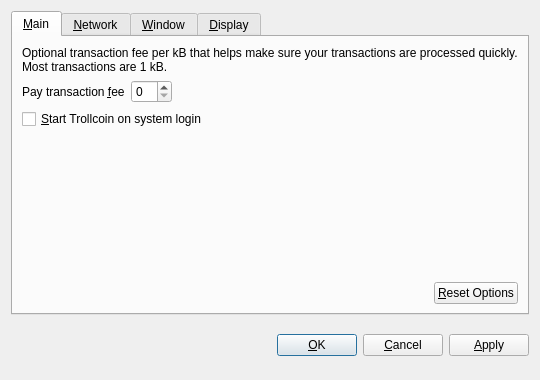
<?xml version="1.0" encoding="UTF-8"?>
<ui version="4.0">
 <class>OptionsDialog</class>
 <widget class="QDialog" name="OptionsDialog">
  <property name="geometry">
   <rect>
    <x>0</x>
    <y>0</y>
    <width>540</width>
    <height>380</height>
   </rect>
  </property>
  <property name="windowTitle">
   <string>Options</string>
  </property>
  <property name="modal">
   <bool>true</bool>
  </property>
  <layout class="QVBoxLayout" name="verticalLayout">
   <item>
    <widget class="QTabWidget" name="tabWidget">
     <property name="tabPosition">
      <enum>QTabWidget::North</enum>
     </property>
     <property name="currentIndex">
      <number>0</number>
     </property>
     <widget class="QWidget" name="tabMain">
      <attribute name="title">
       <string>&amp;Main</string>
      </attribute>
      <layout class="QVBoxLayout" name="verticalLayout_Main">
       <item>
        <widget class="QLabel" name="transactionFeeInfoLabel">
         <property name="text">
          <string>Optional transaction fee per kB that helps make sure your transactions are processed quickly. Most transactions are 1 kB.</string>
         </property>
         <property name="textFormat">
          <enum>Qt::PlainText</enum>
         </property>
         <property name="wordWrap">
          <bool>true</bool>
         </property>
        </widget>
       </item>
       <item>
        <layout class="QHBoxLayout" name="horizontalLayout_1_Main">
         <item>
          <widget class="QLabel" name="transactionFeeLabel">
           <property name="text">
            <string>Pay transaction &amp;fee</string>
           </property>
           <property name="textFormat">
            <enum>Qt::PlainText</enum>
           </property>
           <property name="buddy">
            <cstring>transactionFee</cstring>
           </property>
          </widget>
         </item>
         <item>
          <widget class="BitcoinAmountField" name="transactionFee"/>
         </item>
         <item>
          <spacer name="horizontalSpacer_1_Main">
           <property name="orientation">
            <enum>Qt::Horizontal</enum>
           </property>
           <property name="sizeHint" stdset="0">
            <size>
             <width>40</width>
             <height>20</height>
            </size>
           </property>
          </spacer>
         </item>
        </layout>
       </item>
       <item>
        <widget class="QCheckBox" name="bitcoinAtStartup">
         <property name="toolTip">
          <string>Automatically start Trollcoin after logging in to the system.</string>
         </property>
         <property name="text">
          <string>&amp;Start Trollcoin on system login</string>
         </property>
        </widget>
       </item>
       <item>
        <spacer name="verticalSpacer_Main">
         <property name="orientation">
          <enum>Qt::Vertical</enum>
         </property>
         <property name="sizeHint" stdset="0">
          <size>
           <width>20</width>
           <height>40</height>
          </size>
         </property>
        </spacer>
       </item>
       <item>
        <layout class="QHBoxLayout" name="horizontalLayout_2_Main">
         <item>
          <spacer name="horizontalSpacer_2_Main">
           <property name="orientation">
            <enum>Qt::Horizontal</enum>
           </property>
           <property name="sizeHint" stdset="0">
            <size>
             <width>40</width>
             <height>20</height>
            </size>
           </property>
          </spacer>
         </item>
         <item>
          <widget class="QPushButton" name="resetButton">
           <property name="toolTip">
            <string>Reset all client options to default.</string>
           </property>
           <property name="text">
            <string>&amp;Reset Options</string>
           </property>
           <property name="autoDefault">
            <bool>false</bool>
           </property>
          </widget>
         </item>
        </layout>
       </item>
      </layout>
     </widget>
     <widget class="QWidget" name="tabNetwork">
      <attribute name="title">
       <string>&amp;Network</string>
      </attribute>
      <layout class="QVBoxLayout" name="verticalLayout_Network">
       <item>
        <widget class="QCheckBox" name="mapPortUpnp">
         <property name="toolTip">
          <string>Automatically open the Trollcoin client port on the router. This only works when your router supports UPnP and it is enabled.</string>
         </property>
         <property name="text">
          <string>Map port using &amp;UPnP</string>
         </property>
        </widget>
       </item>
       <item>
        <widget class="QCheckBox" name="connectSocks">
         <property name="toolTip">
          <string>Connect to the Trollcoin network through a SOCKS proxy (e.g. when connecting through Tor).</string>
         </property>
         <property name="text">
          <string>&amp;Connect through SOCKS proxy:</string>
         </property>
        </widget>
       </item>
       <item>
        <layout class="QHBoxLayout" name="horizontalLayout_Network">
         <item>
          <widget class="QLabel" name="proxyIpLabel">
           <property name="text">
            <string>Proxy &amp;IP:</string>
           </property>
           <property name="textFormat">
            <enum>Qt::PlainText</enum>
           </property>
           <property name="buddy">
            <cstring>proxyIp</cstring>
           </property>
          </widget>
         </item>
         <item>
          <widget class="QValidatedLineEdit" name="proxyIp">
           <property name="maximumSize">
            <size>
             <width>140</width>
             <height>16777215</height>
            </size>
           </property>
           <property name="toolTip">
            <string>IP address of the proxy (e.g. 127.0.0.1)</string>
           </property>
          </widget>
         </item>
         <item>
          <widget class="QLabel" name="proxyPortLabel">
           <property name="text">
            <string>&amp;Port:</string>
           </property>
           <property name="textFormat">
            <enum>Qt::PlainText</enum>
           </property>
           <property name="buddy">
            <cstring>proxyPort</cstring>
           </property>
          </widget>
         </item>
         <item>
          <widget class="QLineEdit" name="proxyPort">
           <property name="maximumSize">
            <size>
             <width>55</width>
             <height>16777215</height>
            </size>
           </property>
           <property name="toolTip">
            <string>Port of the proxy (e.g. 9050)</string>
           </property>
          </widget>
         </item>
         <item>
          <widget class="QLabel" name="socksVersionLabel">
           <property name="text">
            <string>SOCKS &amp;Version:</string>
           </property>
           <property name="textFormat">
            <enum>Qt::PlainText</enum>
           </property>
           <property name="buddy">
            <cstring>socksVersion</cstring>
           </property>
          </widget>
         </item>
         <item>
          <widget class="QValueComboBox" name="socksVersion">
           <property name="toolTip">
            <string>SOCKS version of the proxy (e.g. 5)</string>
           </property>
          </widget>
         </item>
         <item>
          <spacer name="horizontalSpacer_Network">
           <property name="orientation">
            <enum>Qt::Horizontal</enum>
           </property>
           <property name="sizeHint" stdset="0">
            <size>
             <width>40</width>
             <height>20</height>
            </size>
           </property>
          </spacer>
         </item>
        </layout>
       </item>
       <item>
        <spacer name="verticalSpacer_Network">
         <property name="orientation">
          <enum>Qt::Vertical</enum>
         </property>
         <property name="sizeHint" stdset="0">
          <size>
           <width>20</width>
           <height>40</height>
          </size>
         </property>
        </spacer>
       </item>
      </layout>
     </widget>
     <widget class="QWidget" name="tabWindow">
      <attribute name="title">
       <string>&amp;Window</string>
      </attribute>
      <layout class="QVBoxLayout" name="verticalLayout_Window">
       <item>
        <widget class="QCheckBox" name="minimizeToTray">
         <property name="toolTip">
          <string>Show only a tray icon after minimizing the window.</string>
         </property>
         <property name="text">
          <string>&amp;Minimize to the tray instead of the taskbar</string>
         </property>
        </widget>
       </item>
       <item>
        <widget class="QCheckBox" name="minimizeOnClose">
         <property name="toolTip">
          <string>Minimize instead of exit the application when the window is closed. When this option is enabled, the application will be closed only after selecting Quit in the menu.</string>
         </property>
         <property name="text">
          <string>M&amp;inimize on close</string>
         </property>
        </widget>
       </item>
       <item>
        <spacer name="verticalSpacer_Window">
         <property name="orientation">
          <enum>Qt::Vertical</enum>
         </property>
         <property name="sizeHint" stdset="0">
          <size>
           <width>20</width>
           <height>40</height>
          </size>
         </property>
        </spacer>
       </item>
      </layout>
     </widget>
     <widget class="QWidget" name="tabDisplay">
      <attribute name="title">
       <string>&amp;Display</string>
      </attribute>
      <layout class="QVBoxLayout" name="verticalLayout_Display">
       <item>
        <layout class="QHBoxLayout" name="horizontalLayout_1_Display">
         <item>
          <widget class="QLabel" name="langLabel">
           <property name="text">
            <string>User Interface &amp;language:</string>
           </property>
           <property name="textFormat">
            <enum>Qt::PlainText</enum>
           </property>
           <property name="buddy">
            <cstring>lang</cstring>
           </property>
          </widget>
         </item>
         <item>
          <widget class="QValueComboBox" name="lang">
           <property name="toolTip">
            <string>The user interface language can be set here. This setting will take effect after restarting Trollcoin.</string>
           </property>
          </widget>
         </item>
        </layout>
       </item>
       <item>
        <layout class="QHBoxLayout" name="horizontalLayout_2_Display">
         <item>
          <widget class="QLabel" name="unitLabel">
           <property name="text">
            <string>&amp;Unit to show amounts in:</string>
           </property>
           <property name="textFormat">
            <enum>Qt::PlainText</enum>
           </property>
           <property name="buddy">
            <cstring>unit</cstring>
           </property>
          </widget>
         </item>
         <item>
          <widget class="QValueComboBox" name="unit">
           <property name="toolTip">
            <string>Choose the default subdivision unit to show in the interface and when sending coins.</string>
           </property>
          </widget>
         </item>
        </layout>
       </item>
       <item>
        <widget class="QCheckBox" name="displayAddresses">
         <property name="toolTip">
          <string>Whether to show Trollcoin addresses in the transaction list or not.</string>
         </property>
         <property name="text">
          <string>&amp;Display addresses in transaction list</string>
         </property>
        </widget>
       </item>
       <item>
        <widget class="QCheckBox" name="coinControlFeatures">
         <property name="toolTip">
          <string>Whether to show coin control features or not.</string>
         </property>
         <property name="text">
          <string>Display coin &amp;control features (experts only!)</string>
         </property>
        </widget>
       </item>
       <item>
        <spacer name="verticalSpacer_Display">
         <property name="orientation">
          <enum>Qt::Vertical</enum>
         </property>
         <property name="sizeHint" stdset="0">
          <size>
           <width>20</width>
           <height>40</height>
          </size>
         </property>
        </spacer>
       </item>
      </layout>
     </widget>
    </widget>
   </item>
   <item>
    <layout class="QHBoxLayout" name="horizontalLayout_Buttons">
     <item>
      <spacer name="horizontalSpacer_1">
       <property name="orientation">
        <enum>Qt::Horizontal</enum>
       </property>
       <property name="sizeHint" stdset="0">
        <size>
         <width>40</width>
         <height>48</height>
        </size>
       </property>
      </spacer>
     </item>
     <item>
      <widget class="QLabel" name="statusLabel">
       <property name="font">
        <font>
         <weight>75</weight>
         <bold>true</bold>
        </font>
       </property>
       <property name="text">
        <string/>
       </property>
       <property name="textFormat">
        <enum>Qt::PlainText</enum>
       </property>
       <property name="wordWrap">
        <bool>true</bool>
       </property>
      </widget>
     </item>
     <item>
      <spacer name="horizontalSpacer_2">
       <property name="orientation">
        <enum>Qt::Horizontal</enum>
       </property>
       <property name="sizeHint" stdset="0">
        <size>
         <width>40</width>
         <height>48</height>
        </size>
       </property>
      </spacer>
     </item>
     <item>
      <widget class="QPushButton" name="okButton">
       <property name="text">
        <string>&amp;OK</string>
       </property>
      </widget>
     </item>
     <item>
      <widget class="QPushButton" name="cancelButton">
       <property name="text">
        <string>&amp;Cancel</string>
       </property>
       <property name="autoDefault">
        <bool>false</bool>
       </property>
      </widget>
     </item>
     <item>
      <widget class="QPushButton" name="applyButton">
       <property name="text">
        <string>&amp;Apply</string>
       </property>
       <property name="autoDefault">
        <bool>false</bool>
       </property>
      </widget>
     </item>
    </layout>
   </item>
  </layout>
 </widget>
 <customwidgets>
  <customwidget>
   <class>BitcoinAmountField</class>
   <extends>QSpinBox</extends>
   <header>bitcoinamountfield.h</header>
  </customwidget>
  <customwidget>
   <class>QValueComboBox</class>
   <extends>QComboBox</extends>
   <header>qvaluecombobox.h</header>
  </customwidget>
  <customwidget>
   <class>QValidatedLineEdit</class>
   <extends>QLineEdit</extends>
   <header>qvalidatedlineedit.h</header>
  </customwidget>
 </customwidgets>
 <resources/>
 <connections/>
</ui>
